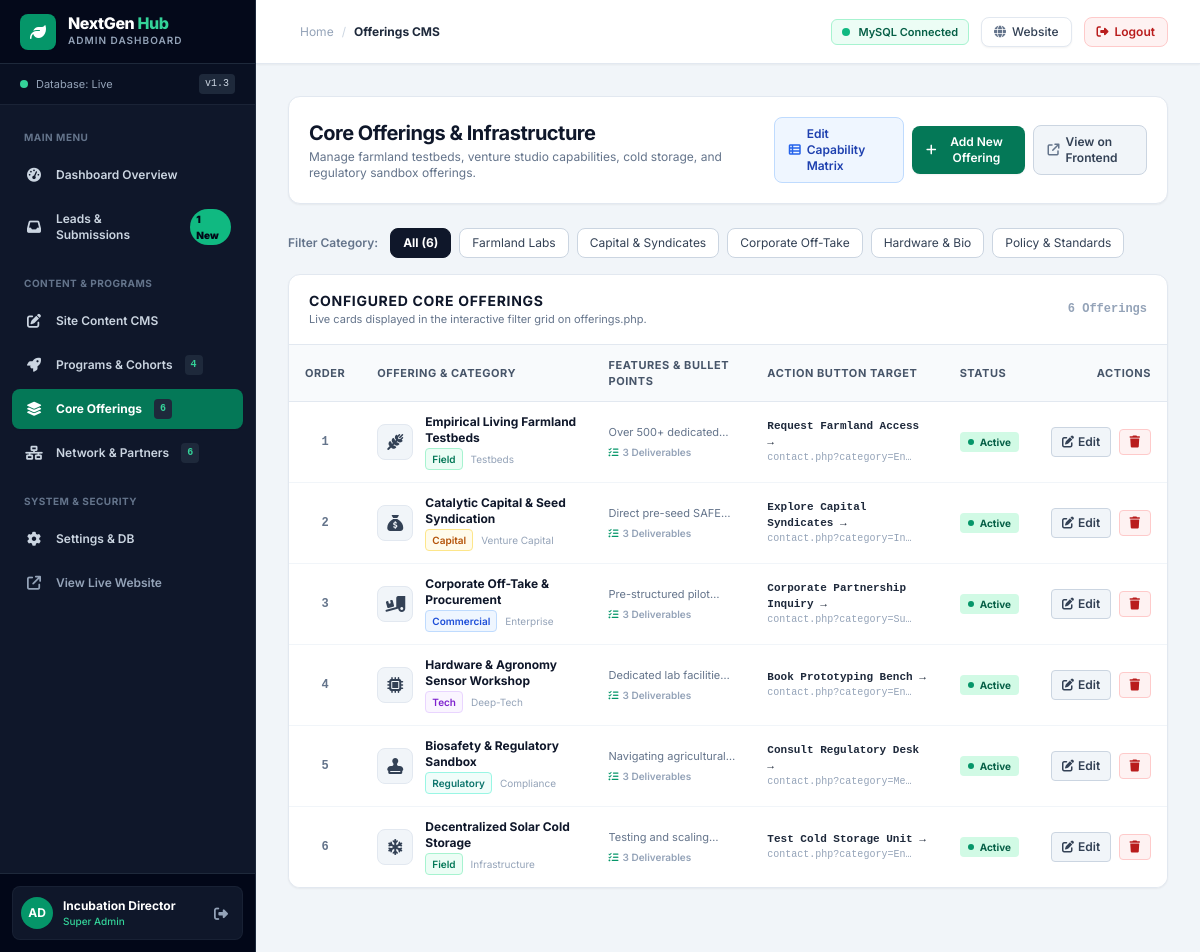
Screenshot of /admin/offerings.php (signed in) with the database file from the repository.
### tables this page shows
CREATE TABLE IF NOT EXISTS `offerings` (
    `id` INT UNSIGNED AUTO_INCREMENT PRIMARY KEY,
    `title` VARCHAR(150) NOT NULL,
    `category` ENUM('field', 'capital', 'commercial', 'tech', 'regulatory') NOT NULL DEFAULT 'field',
    `badge` VARCHAR(50) DEFAULT 'Testbeds',
    `icon` VARCHAR(50) DEFAULT 'fa-wheat-awn',
    `description` TEXT NOT NULL,
    `features` TEXT DEFAULT NULL,
    `button_text` VARCHAR(100) DEFAULT 'Request Farmland Access →',
    `button_url` VARCHAR(255) DEFAULT 'contact.php?category=Entrepreneur',
    `sort_order` INT DEFAULT 0,
    `status` ENUM('Active', 'Draft') DEFAULT 'Active',
    `created_at` TIMESTAMP DEFAULT CURRENT_TIMESTAMP,
    `updated_at` TIMESTAMP DEFAULT CURRENT_TIMESTAMP ON UPDATE CURRENT_TIMESTAMP,
    INDEX `idx_category` (`category`),
    INDEX `idx_status` (`status`)
);

### includes/db.php (called while the page is built, shortened)
<?php
function getDbConnection() {
    static $pdo = null;
    if ($pdo !== null) {
        return $pdo;
    }
    $options = [
        PDO::ATTR_ERRMODE            => PDO::ERRMODE_EXCEPTION,
        PDO::ATTR_DEFAULT_FETCH_MODE => PDO::FETCH_ASSOC,
        PDO::ATTR_EMULATE_PREPARES   => false,
        PDO::ATTR_TIMEOUT            => 2,
    ];
    $dsn = "mysql:host=" . DB_HOST . ";port=" . DB_PORT . ";dbname=" . DB_NAME . ";charset=utf8mb4";
    try {
        $pdo = new PDO($dsn, DB_USER, DB_PASS, $options);
        return $pdo;
    } catch (PDOException $e) {
        error_log("Primary DB connection attempt failed (" . DB_HOST . "): " . $e->getMessage());
    }
    return null;
}
function getOfferings($activeOnly = false) {
    $pdo = getDbConnection();
    if ($pdo !== null) {
        try {
            $sql = "SELECT * FROM offerings";
            $sql .= " ORDER BY sort_order ASC, id ASC";
            $stmt = $pdo->query($sql);
            $results = $stmt->fetchAll();
            if (!empty($results)) {
                return $results;
            }
        } catch (PDOException $e) {
            error_log("Failed to fetch offerings from MySQL: " . $e->getMessage());
        }
    }
    $offerings = getOfferingsFromFallbackFile();
    return array_values($offerings);
}

### admin/offerings.php (the view, shortened to what this page needs)
<?php
require_once __DIR__ . '/auth.php';
$categoryFilter = $_GET['category'] ?? '';
$offerings = getOfferings(false);
?>
<div class="max-w-6xl">
    <div class="mb-6 bg-white p-5 rounded-xl border border-slate-200 shadow-sm flex flex-col sm:flex-row sm:items-center justify-between gap-4">
        <div>
            <h1 class="text-xl font-bold text-slate-900 tracking-tight">Core Offerings & Infrastructure</h1>
            <p class="text-xs text-slate-500 mt-0.5">Manage farmland testbeds, venture studio capabilities, cold storage, and regulatory sandbox offerings.</p>
        </div>
        <div class="flex items-center space-x-2">
            <a href="content.php?tab=offerings#matrix-cms" class="inline-flex items-center px-3.5 py-2 rounded-lg bg-blue-50 hover:bg-blue-100 text-blue-800 text-xs font-semibold border border-blue-200 transition">
                <i class="fa-solid fa-table-list mr-1.5 text-blue-600"></i> Edit Capability Matrix
            </a>
            <button type="button" id="toggle-form-btn" class="inline-flex items-center px-3.5 py-2 rounded-lg bg-emerald-700 hover:bg-emerald-800 text-white text-xs font-semibold shadow-sm transition">
                <i class="fa-solid fa-plus mr-1.5"></i> Add New Offering
            </button>
            <a href="../offerings.php" target="_blank" class="inline-flex items-center px-3.5 py-2 rounded-lg bg-slate-100 hover:bg-slate-200 text-slate-700 text-xs font-semibold border border-slate-300 transition">
                <i class="fa-solid fa-arrow-up-right-from-square mr-1.5 text-slate-500"></i> View on Frontend
            </a>
        </div>
    </div>
    <div class="mb-4 flex flex-wrap items-center gap-2 text-xs">
        <span class="text-slate-500 font-semibold mr-1">Filter Category:</span>
        <a href="offerings.php" class="px-3 py-1.5 rounded-lg border <?= empty($categoryFilter) ? 'bg-slate-900 text-white border-slate-900 font-bold' : 'bg-white text-slate-700 border-slate-300 hover:bg-slate-50' ?> transition">
            All (<?= count(getOfferings(false)) ?>)
        </a>
        <a href="offerings.php?category=field" class="px-3 py-1.5 rounded-lg border <?= $categoryFilter === 'field' ? 'bg-emerald-700 text-white border-emerald-700 font-bold' : 'bg-white text-slate-700 border-slate-300 hover:bg-slate-50' ?> transition">
            Farmland Labs
        </a>
        <a href="offerings.php?category=capital" class="px-3 py-1.5 rounded-lg border <?= $categoryFilter === 'capital' ? 'bg-amber-600 text-white border-amber-600 font-bold' : 'bg-white text-slate-700 border-slate-300 hover:bg-slate-50' ?> transition">
            Capital & Syndicates
        </a>
        <a href="offerings.php?category=commercial" class="px-3 py-1.5 rounded-lg border <?= $categoryFilter === 'commercial' ? 'bg-blue-600 text-white border-blue-600 font-bold' : 'bg-white text-slate-700 border-slate-300 hover:bg-slate-50' ?> transition">
            Corporate Off-Take
        </a>
        <a href="offerings.php?category=tech" class="px-3 py-1.5 rounded-lg border <?= $categoryFilter === 'tech' ? 'bg-purple-600 text-white border-purple-600 font-bold' : 'bg-white text-slate-700 border-slate-300 hover:bg-slate-50' ?> transition">
            Hardware & Bio
        </a>
        <a href="offerings.php?category=regulatory" class="px-3 py-1.5 rounded-lg border <?= $categoryFilter === 'regulatory' ? 'bg-emerald-800 text-white border-emerald-800 font-bold' : 'bg-white text-slate-700 border-slate-300 hover:bg-slate-50' ?> transition">
            Policy & Standards
        </a>
    </div>
    <div class="bg-white rounded-xl border border-slate-200 shadow-sm overflow-hidden mb-8">
        <div class="px-5 py-4 border-b border-slate-200 flex items-center justify-between">
            <div>
                <h2 class="text-sm font-bold text-slate-900 uppercase tracking-wider">Configured Core Offerings</h2>
                <p class="text-[11px] text-slate-500">Live cards displayed in the interactive filter grid on offerings.php.</p>
            </div>
            <span class="text-xs font-mono font-bold text-slate-400"><?= count($offerings) ?> Offerings</span>
        </div>
        <div class="overflow-x-auto">
            <table class="w-full text-left text-xs border-collapse">
                <thead class="bg-slate-50 text-slate-600 uppercase font-bold text-[11px] tracking-wider border-b border-slate-200">
                    <tr>
                        <th class="px-4 py-3 text-center">Order</th>
                        <th class="px-4 py-3">Offering & Category</th>
                        <th class="px-4 py-3">Features & Bullet Points</th>
                        <th class="px-4 py-3">Action Button Target</th>
                        <th class="px-4 py-3">Status</th>
                        <th class="px-4 py-3 text-right">Actions</th>
                    </tr>
                </thead>
                <tbody class="divide-y divide-slate-100 bg-white">
                    <?php if (empty($offerings)): ?>
                        <tr>
                            <td colspan="6" class="px-4 py-8 text-center text-slate-400">
                                <i class="fa-solid fa-layer-group text-3xl mb-2 text-slate-300 block"></i>
                                No core offerings found in this category. Click "Add New Offering" above to add one.
                            </td>
                        </tr>
                    <?php else: ?>
                        <?php foreach ($offerings as $off):
                            $featureList = array_filter(array_map('trim', explode("\n", $off['features'] ?? '')));
                            $catBadge = match ($off['category'] ?? '') {
                                'field' => 'bg-emerald-50 text-emerald-700 border-emerald-200',
                                'capital' => 'bg-amber-50 text-amber-700 border-amber-200',
                                'commercial' => 'bg-blue-50 text-blue-700 border-blue-200',
                                'tech' => 'bg-purple-50 text-purple-700 border-purple-200',
                                'regulatory' => 'bg-teal-50 text-teal-700 border-teal-200',
                                default => 'bg-slate-50 text-slate-700 border-slate-200'
                            };
                        ?>
                            <tr class="hover:bg-slate-50/70 transition">
                                <td class="px-4 py-3 text-center font-mono font-bold text-slate-500">
                                    <?= htmlspecialchars($off['sort_order']) ?>
                                </td>
                                <td class="px-4 py-3">
                                    <div class="flex items-center space-x-3">
                                        <div class="w-9 h-9 rounded-lg bg-slate-100 text-slate-700 flex items-center justify-center text-base shrink-0 border border-slate-200">
                                            <i class="fa-solid <?= htmlspecialchars($off['icon'] ?? 'fa-wheat-awn') ?>"></i>
                                        </div>
                                        <div>
                                            <strong class="text-slate-900 block font-bold text-xs"><?= htmlspecialchars($off['title']) ?></strong>
                                            <div class="flex items-center space-x-2 mt-0.5">
                                                <span class="inline-block px-1.5 py-0.5 rounded text-[10px] font-semibold border <?= $catBadge ?>">
                                                    <?= htmlspecialchars(ucfirst($off['category'] ?? 'field')) ?>
                                                </span>
                                                <span class="text-[10px] text-slate-400"><?= htmlspecialchars($off['badge'] ?? '') ?></span>
                                            </div>
                                        </div>
                                    </div>
                                </td>
                                <td class="px-4 py-3 max-w-xs">
                                    <p class="text-[11px] text-slate-500 line-clamp-1 mb-1"><?= htmlspecialchars($off['description']) ?></p>
                                    <span class="text-[10px] font-semibold text-slate-400 flex items-center">
                                        <i class="fa-solid fa-list-check mr-1 text-emerald-600"></i> <?= count($featureList) ?> Deliverables
                                    </span>
                                </td>
                                <td class="px-4 py-3 text-slate-600 font-mono text-[11px]">
                                    <span class="block font-semibold text-slate-800"><?= htmlspecialchars($off['button_text']) ?></span>
                                    <span class="block text-slate-400 text-[10px] truncate max-w-[150px]"><?= htmlspecialchars($off['button_url']) ?></span>
                                </td>
                                <td class="px-4 py-3">
                                    <?php if (($off['status'] ?? '') === 'Active'): ?>
                                        <span class="inline-flex items-center px-2 py-0.5 rounded text-[10px] font-bold bg-emerald-100 text-emerald-800">
                                            <span class="w-1.5 h-1.5 rounded-full bg-emerald-600 mr-1.5"></span> Active
                                        </span>
                                    <?php else: ?>
                                        <span class="inline-flex items-center px-2 py-0.5 rounded text-[10px] font-bold bg-slate-100 text-slate-700">
                                            Draft
                                        </span>
                                    <?php endif; ?>
                                </td>
                                <td class="px-4 py-3 text-right space-x-1 whitespace-nowrap">
                                    <a href="offerings.php?edit_id=<?= $off['id'] ?>" class="inline-flex items-center px-2.5 py-1.5 bg-slate-100 hover:bg-slate-200 text-slate-700 rounded border border-slate-300 font-semibold transition" title="Edit Offering">
                                        <i class="fa-solid fa-pen-to-square mr-1"></i> Edit
                                    </a>
                                    <a href="offerings.php?delete_id=<?= $off['id'] ?>" onclick="return confirm('Are you sure you want to delete this core offering?');" class="inline-flex items-center px-2.5 py-1.5 bg-red-50 hover:bg-red-100 text-red-700 rounded border border-red-200 font-semibold transition" title="Delete Offering">
                                        <i class="fa-solid fa-trash"></i>
                                    </a>
                                </td>
                            </tr>
                        <?php endforeach; ?>
                    <?php endif; ?>
                </tbody>
            </table>
        </div>
    </div>
</div>

### admin/auth.php (style rules this page uses)
body { font-family: 'Inter', system-ui, sans-serif; }

### rows the page displays
offerings: sort_order "1", title "Empirical Living Farmland Testbeds", category "Field", badge "Testbeds", description "Over 500+…", features "3", button_text "Request Farmland Access →", button_url "contact.php?category=En…", status "Active" (drawn)
offerings: sort_order "2", title "Catalytic Capital & Seed Syndication", category "Capital", badge "Venture Capital", description "Direct pre-seed…", features "3", button_text "Explore Capital Syndicates →", button_url "contact.php?category=In…", status "Active" (drawn)
offerings: sort_order "3", title "Corporate Off-Take & Procurement", category "Commercial", badge "Enterprise", description "Pre-structured…", features "3", button_text "Corporate Partnership Inquiry →", button_url "contact.php?category=Su…", status "Active" (drawn)
offerings: sort_order "4", title "Hardware & Agronomy Sensor Workshop", category "Tech", badge "Deep-Tech", description "Dedicated lab…", features "3", button_text "Book Prototyping Bench →", button_url "contact.php?category=En…", status "Active" (drawn)
offerings: sort_order "5", title "Biosafety & Regulatory Sandbox", category "Regulatory", badge "Compliance", description "Navigating…", features "3", button_text "Consult Regulatory Desk →", button_url "contact.php?category=Me…", status "Active" (drawn)
offerings: sort_order "6", title "Decentralized Solar Cold Storage", category "Field", badge "Infrastructure", description "Testing and…", features "3", button_text "Test Cold Storage Unit →", button_url "contact.php?category=En…", status "Active" (drawn)

### other values shown
$stats['new'] "1"
$stats['total_programs'] "4"
$stats['total_offerings'] "6"
$stats['total_partners'] "6"
substr($admin['username'], 0, 2) "AD"
$admin['full_name'] "Incubation Director"
$admin['role'] "Super Admin"
$breadcrumb "Offerings CMS"
count(getOfferings(false)) "6"
count($offerings) "6"
